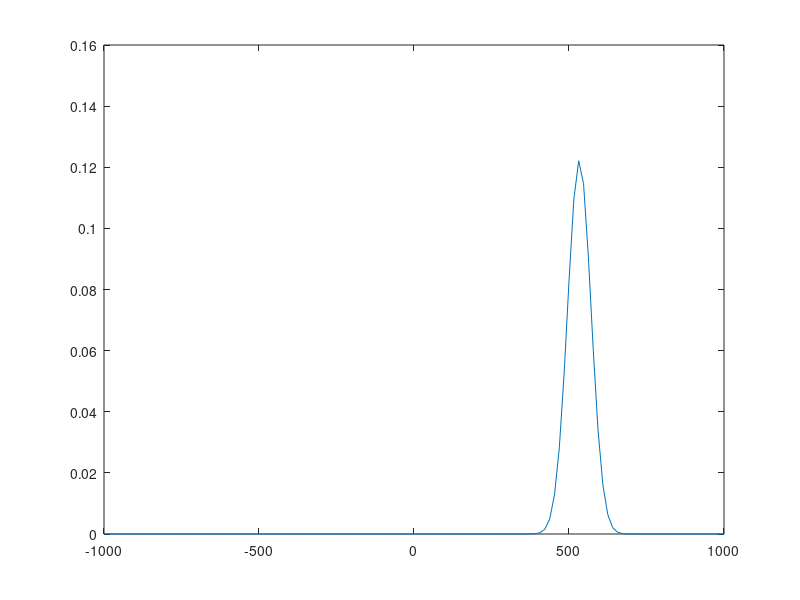
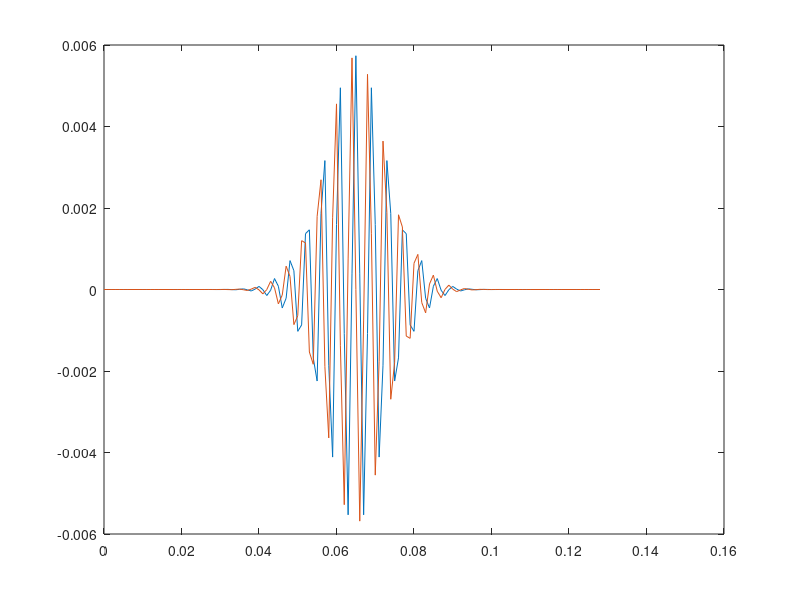
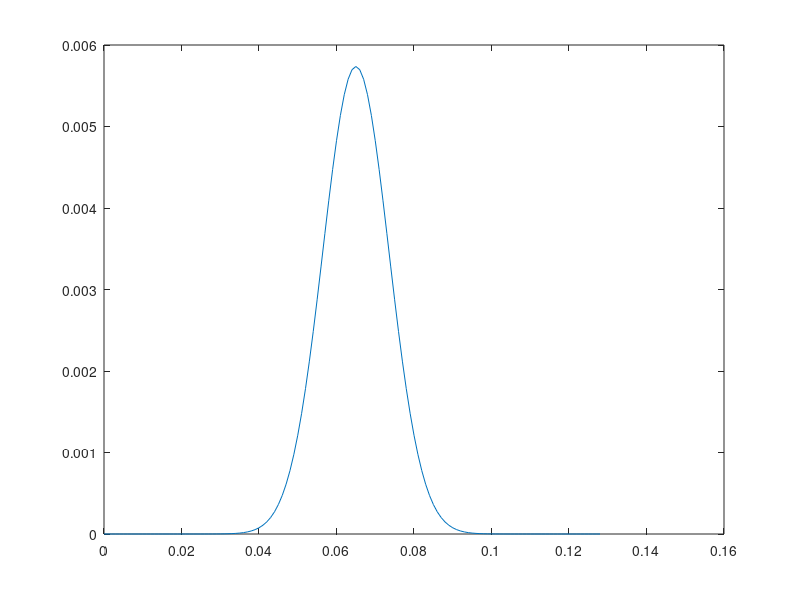
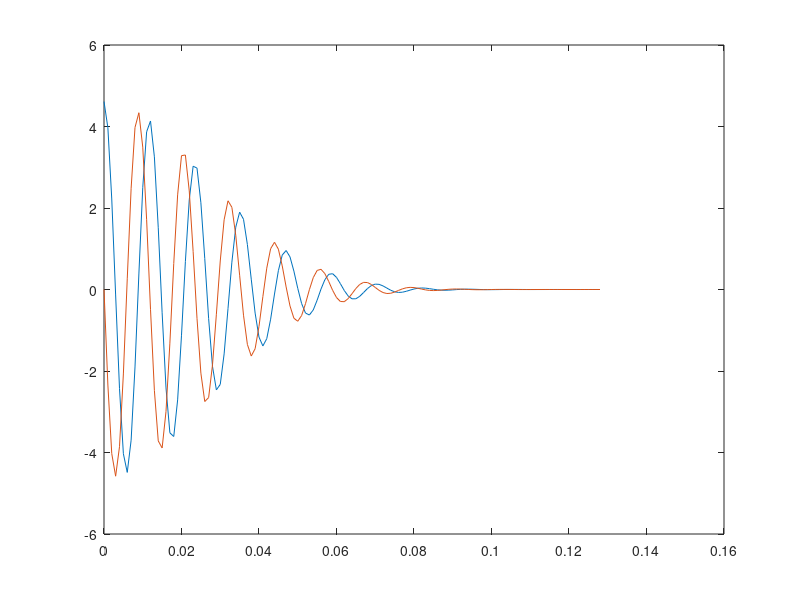

Source code (MATLAB) for these figures, in order:
clear;
close all;

PRT = 1e-3; 

N = 129; 

lambda = 0.03;

v_amb = 1/(PRT);

vel_axis = linspace(-v_amb, v_amb, N);

mu = 4 .* 4 ./ lambda;
sigma = 0.2 .* 4 ./ lambda;

S = 1./(sqrt(2 * pi * sigma^2)) .* exp(-(vel_axis - mu ).^2./(2 * sigma^2));

figure; plot(vel_axis, abs(sqrt(S)));

% figure; plot(vel_axis, real(sqrt(S))); hold on; plot(vel_axis, imag(sqrt(S)));

s = ifftshift(ifft(sqrt(S)));



t = 0:PRT:(N - 1)* PRT;

s_analyt = (2/pi)^(1/4) * sqrt(sigma) .* exp(-t .* (sigma^2 .* t + 1j .* mu));

figure; plot(t, real(s)); hold on; plot(t, imag(s));
figure; plot(t, abs(s));

figure; plot(t, real(s_analyt)); hold on; plot(t, imag(s_analyt));
figure; plot(t, abs(s_analyt));

